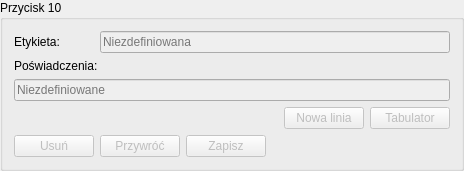
         <widget class="QGroupBox" name="groupBox_11">
          <property name="sizePolicy">
           <sizepolicy hsizetype="Preferred" vsizetype="Maximum">
            <horstretch>0</horstretch>
            <verstretch>0</verstretch>
           </sizepolicy>
          </property>
          <property name="minimumSize">
           <size>
            <width>0</width>
            <height>0</height>
           </size>
          </property>
          <property name="title">
           <string>Przycisk 10</string>
          </property>
          <layout class="QGridLayout" name="gridLayout_15" columnstretch="0,0,0,0,0,0,0" columnminimumwidth="0,0,0,0,0,0,0">
           <item row="4" column="1">
            <widget class="QPushButton" name="pushButton_54">
             <property name="enabled">
              <bool>false</bool>
             </property>
             <property name="sizePolicy">
              <sizepolicy hsizetype="Maximum" vsizetype="Preferred">
               <horstretch>0</horstretch>
               <verstretch>0</verstretch>
              </sizepolicy>
             </property>
             <property name="toolTip">
              <string>&lt;html&gt;&lt;head/&gt;&lt;body&gt;&lt;p&gt;Wczytuje do pola edycyjnego hasło zapisane w urządzeniu&lt;/p&gt;&lt;/body&gt;&lt;/html&gt;</string>
             </property>
             <property name="text">
              <string>Przywróć</string>
             </property>
            </widget>
           </item>
           <item row="0" column="0">
            <widget class="QLabel" name="label_30">
             <property name="sizePolicy">
              <sizepolicy hsizetype="Maximum" vsizetype="Preferred">
               <horstretch>0</horstretch>
               <verstretch>0</verstretch>
              </sizepolicy>
             </property>
             <property name="font">
              <font>
               <pointsize>9</pointsize>
              </font>
             </property>
             <property name="text">
              <string>Etykieta:</string>
             </property>
            </widget>
           </item>
           <item row="0" column="1" colspan="6">
            <widget class="QLineEdit" name="lineEdit_22">
             <property name="enabled">
              <bool>false</bool>
             </property>
             <property name="sizePolicy">
              <sizepolicy hsizetype="MinimumExpanding" vsizetype="Preferred">
               <horstretch>0</horstretch>
               <verstretch>0</verstretch>
              </sizepolicy>
             </property>
             <property name="placeholderText">
              <string>Niezdefiniowana</string>
             </property>
             <property name="clearButtonEnabled">
              <bool>true</bool>
             </property>
            </widget>
           </item>
           <item row="4" column="2">
            <widget class="QPushButton" name="pushButton_55">
             <property name="enabled">
              <bool>false</bool>
             </property>
             <property name="sizePolicy">
              <sizepolicy hsizetype="Maximum" vsizetype="Preferred">
               <horstretch>0</horstretch>
               <verstretch>0</verstretch>
              </sizepolicy>
             </property>
             <property name="toolTip">
              <string>Zapisuje hasło na urządzeniu</string>
             </property>
             <property name="text">
              <string>Zapisz</string>
             </property>
            </widget>
           </item>
           <item row="1" column="0" colspan="2">
            <widget class="QLabel" name="label_31">
             <property name="sizePolicy">
              <sizepolicy hsizetype="Maximum" vsizetype="Preferred">
               <horstretch>0</horstretch>
               <verstretch>0</verstretch>
              </sizepolicy>
             </property>
             <property name="text">
              <string>Poświadczenia:</string>
             </property>
            </widget>
           </item>
           <item row="3" column="6">
            <widget class="QPushButton" name="pushButton_56">
             <property name="enabled">
              <bool>false</bool>
             </property>
             <property name="sizePolicy">
              <sizepolicy hsizetype="Minimum" vsizetype="Preferred">
               <horstretch>0</horstretch>
               <verstretch>0</verstretch>
              </sizepolicy>
             </property>
             <property name="toolTip">
              <string>&lt;html&gt;&lt;head/&gt;&lt;body&gt;&lt;p&gt;Wstawia znak tabulatora (&amp;#x21E5;) na bieżącej pozycji.&lt;/p&gt;&lt;/body&gt;&lt;/html&gt;</string>
             </property>
             <property name="text">
              <string>Tabulator</string>
             </property>
            </widget>
           </item>
           <item row="3" column="5">
            <widget class="QPushButton" name="pushButton_57">
             <property name="enabled">
              <bool>false</bool>
             </property>
             <property name="sizePolicy">
              <sizepolicy hsizetype="Minimum" vsizetype="Preferred">
               <horstretch>0</horstretch>
               <verstretch>0</verstretch>
              </sizepolicy>
             </property>
             <property name="toolTip">
              <string>&lt;html&gt;&lt;head/&gt;&lt;body&gt;&lt;p&gt;Wstawia znak nowej linii (&amp;#x21B5;) na bieżącej pozycji.&lt;/p&gt;&lt;/body&gt;&lt;/html&gt;</string>
             </property>
             <property name="text">
              <string>Nowa linia</string>
             </property>
            </widget>
           </item>
           <item row="2" column="0" colspan="7">
            <widget class="QLineEdit" name="lineEdit_23">
             <property name="enabled">
              <bool>false</bool>
             </property>
             <property name="sizePolicy">
              <sizepolicy hsizetype="MinimumExpanding" vsizetype="Preferred">
               <horstretch>0</horstretch>
               <verstretch>0</verstretch>
              </sizepolicy>
             </property>
             <property name="toolTip">
              <string>&lt;html&gt;&lt;head/&gt;&lt;body&gt;&lt;p&gt;Pole edycyjne hasła pod przyciskiem. Hasło zostanie zapisane po wybraniu &amp;quot;Zapisz&amp;quot;&lt;/p&gt;&lt;/body&gt;&lt;/html&gt;</string>
             </property>
             <property name="maxLength">
              <number>150</number>
             </property>
             <property name="placeholderText">
              <string>Niezdefiniowane</string>
             </property>
             <property name="clearButtonEnabled">
              <bool>true</bool>
             </property>
            </widget>
           </item>
           <item row="4" column="0">
            <widget class="QPushButton" name="pushButton_58">
             <property name="enabled">
              <bool>false</bool>
             </property>
             <property name="sizePolicy">
              <sizepolicy hsizetype="Maximum" vsizetype="Preferred">
               <horstretch>0</horstretch>
               <verstretch>0</verstretch>
              </sizepolicy>
             </property>
             <property name="toolTip">
              <string>Kasuje hasło w urządzeniu</string>
             </property>
             <property name="text">
              <string>Usuń</string>
             </property>
            </widget>
           </item>
          </layout>
         </widget>
